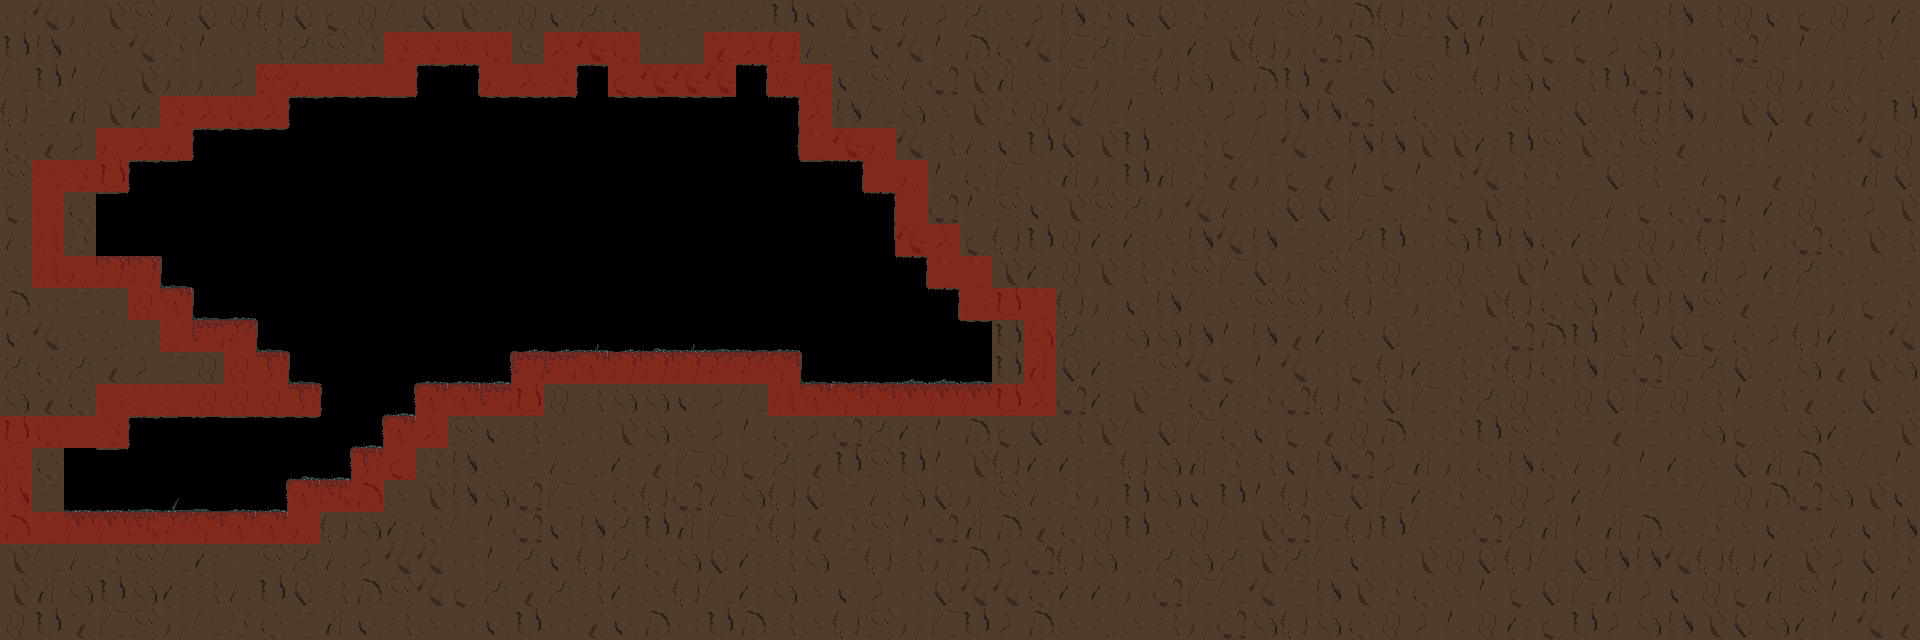

Below is a game level as drawn by its tile map, then a one-line description and the .tmx that defines it (tile-layer data replaced by summaries):
An orthogonal 60x20 tile map with 32x32 px tiles, 2 tile layers (FG, Collision), 2 hidden layers not drawn, 3 tilesets and 11 objects (3x Door).

<map version="1.0" orientation="orthogonal" width="60" height="20" tilewidth="32" tileheight="32">
 <properties>
  <property name="MapName" value="Primary Storage Access" />
 </properties>
 <tileset firstgid="1" name="tilemap" tilewidth="32" tileheight="32">
  <image source="gfx/tileset.png" width="384" height="384" />
 </tileset>
 <tileset firstgid="145" name="collision" tilewidth="32" tileheight="32">
  <image source="gfx/collision.png" width="32" height="32" />
 </tileset>
 <tileset firstgid="146" name="objects" tilewidth="32" tileheight="32">
  <image source="gfx/objects.png" width="384" height="32" />
 </tileset>
 <layer name="BG" width="60" height="20" visible="0">
  <data>[1200 cells, 1200 non-empty, 55 distinct tile ids]</data>
 </layer>
 <layer name="FG" width="60" height="20">
  <data>[1200 cells, 1200 non-empty, 63 distinct tile ids]</data>
 </layer>
 <layer name="Collision" width="60" height="20" opacity="0.3">
  <properties>
   <property name="draw" value="false" />
  </properties>
  <data>[1200 cells, 115 non-empty, 1 distinct tile ids]</data>
 </layer>
 <layer name="Objects" width="60" height="20" visible="0" opacity="0.23">
  <properties>
   <property name="draw" value="false" />
  </properties>
  <data>[1200 cells, 0 non-empty, 0 distinct tile ids]</data>
 </layer>
 <objectgroup name="Doors" width="60" height="20">
  <object name="leftTopDoor" type="Door" x="64" y="192" width="32" height="64">
   <properties>
    <property name="toDoor" value="rightDoor" />
    <property name="toMap" value="room2_8" />
   </properties>
  </object>
  <object name="leftBotDoor" type="Door" x="32" y="448" width="32" height="64">
   <properties>
    <property name="toDoor" value="rightDoor" />
    <property name="toMap" value="room1_5" />
   </properties>
  </object>
  <object name="rightDoor" type="Door" x="992" y="320" width="32" height="64">
   <properties>
    <property name="toDoor" value="leftDoor" />
    <property name="toMap" value="room1_1" />
   </properties>
  </object>
 </objectgroup>
 <objectgroup name="Enemies" width="60" height="20">
  <object gid="149" x="128" y="512" />
  <object gid="149" x="160" y="480" />
  <object gid="149" x="192" y="512" />
  <object gid="147" x="576" y="96">
   <properties>
    <property name="rotation" value="270" />
   </properties>
  </object>
  <object gid="147" x="736" y="96">
   <properties>
    <property name="rotation" value="270" />
   </properties>
  </object>
  <object gid="149" x="320" y="448" />
  <object gid="154" x="96" y="256">
   <properties>
    <property name="isFlipped" value="" />
   </properties>
  </object>
  <object gid="151" x="64" y="512">
   <properties>
    <property name="isFlipped" value="" />
   </properties>
  </object>
 </objectgroup>
</map>
